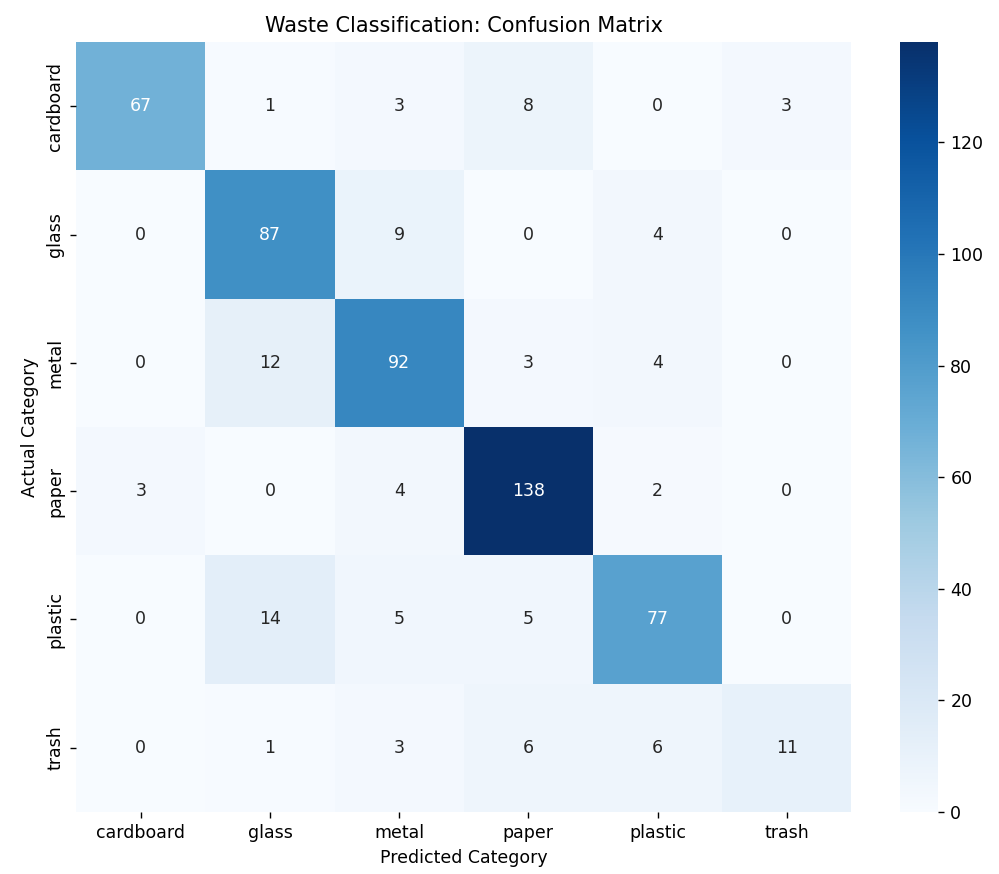
#> input picture frontend/utils/Confusion_Matrix.PNG, 999 x 874 px
$ python -i imageEnhancement.py   (imports and definitions only)
#> lines starting #> are read from the running program, lines starting #| are printed output that depends on the picture
import cv2
import numpy as np
from typing import Tuple


class ImageEnhancer:
    # Apply multiple enhancement techniques to improve image quality based on detected issues

    @staticmethod
    def enhance_contrast(
        image: np.ndarray, alpha: float = 1.5, beta: float = 0
    ) -> np.ndarray:
        # Enhance image contrast using brightness/contrast adjustment
        try:
            enhanced = cv2.convertScaleAbs(image, alpha=alpha, beta=beta)
            return enhanced
        except Exception as e:
            print(f"Error enhancing contrast: {e}")
            return image

    # [26 lines left out: function enhance_brightness, not called in this run]

    @staticmethod
    def denoise(image: np.ndarray) -> np.ndarray:
        try:
            # Use bilateral filter for edge-preserving denoising
            denoised = cv2.bilateralFilter(image, 9, 75, 75)
            return denoised
        except Exception as e:
            print(f"Error denoising: {e}")
            return image

    @staticmethod
    def sharpen(image: np.ndarray) -> np.ndarray:
        try:
            # Unsharp masking for sharpening
            gaussian = cv2.GaussianBlur(image, (0, 0), 2.0)
            sharpened = cv2.addWeighted(image, 1.5, gaussian, -0.5, 0)
            return np.clip(sharpened, 0, 255).astype(np.uint8)
        except Exception as e:
            print(f"Error sharpening: {e}")
            return image

    # [19 lines left out: function upscale, not called in this run]

    @staticmethod
    def enhance_for_low_blur(image: np.ndarray) -> np.ndarray:
        # Denoise -> Sharpen -> Enhance contrast
        image = ImageEnhancer.denoise(image)
        image = ImageEnhancer.sharpen(image)
        image = ImageEnhancer.enhance_contrast(image, alpha=1.2, beta=10)
        return image

    # [52 lines left out: functions enhance_for_low_resolution, enhance_for_poor_lighting, auto_enhance, not called in this run]

>>> import cv2
>>> picture = cv2.imread('../../../frontend/utils/Confusion_Matrix.PNG')
#> picture is the input picture: shape (874, 999, 3); mean B, G, R 243.5, 234, 222.7
>>> result = ImageEnhancer().enhance_for_low_blur(picture)
#> in sharpen, `gaussian = cv2.GaussianBlur(image, (0, 0), 2.0)`:
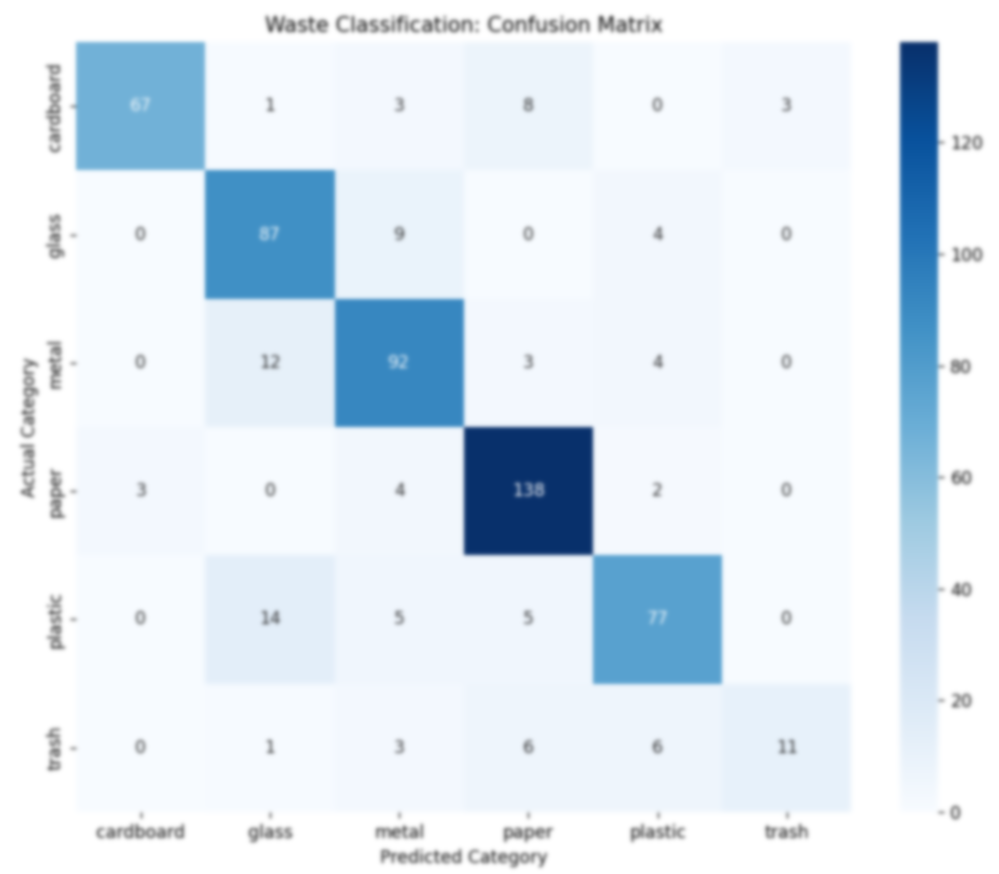
#> gaussian: shape (874, 999, 3); mean B, G, R 243.5, 234, 222.7
#> in enhance_contrast, `enhanced = cv2.convertScaleAbs(image, alpha=alpha, beta=beta)`:
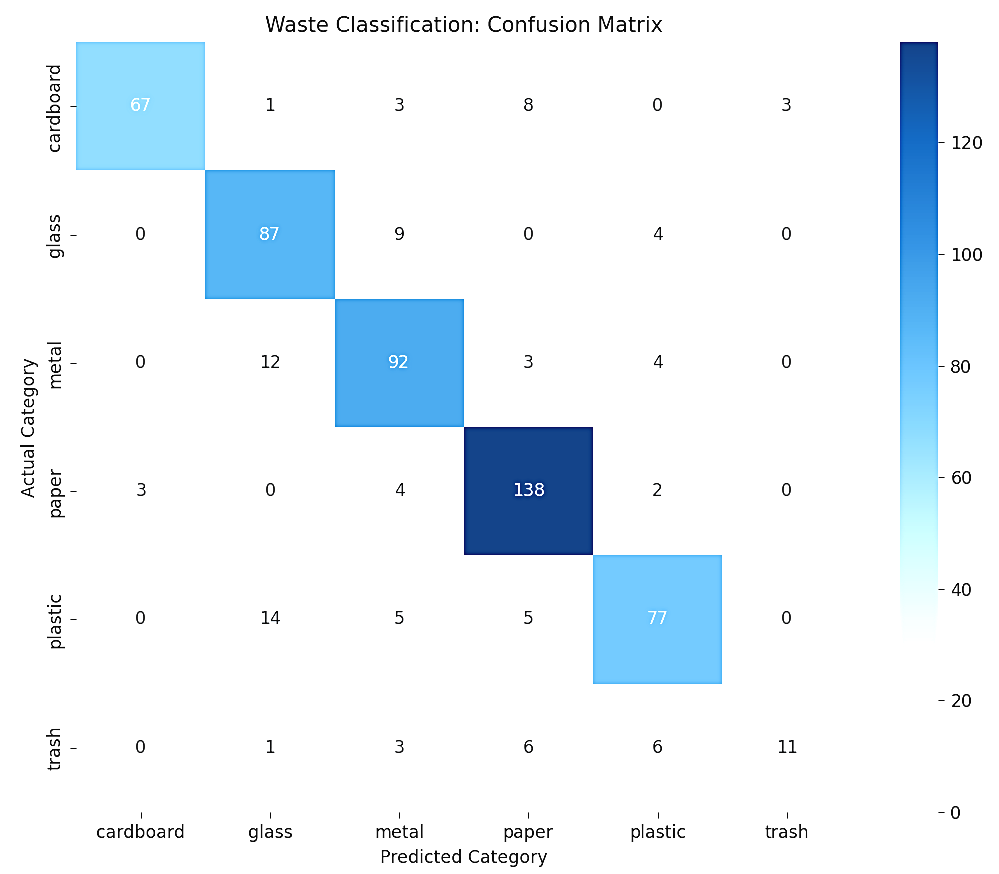
#> enhanced: shape (874, 999, 3); mean B, G, R 249.4, 242.6, 233.1
